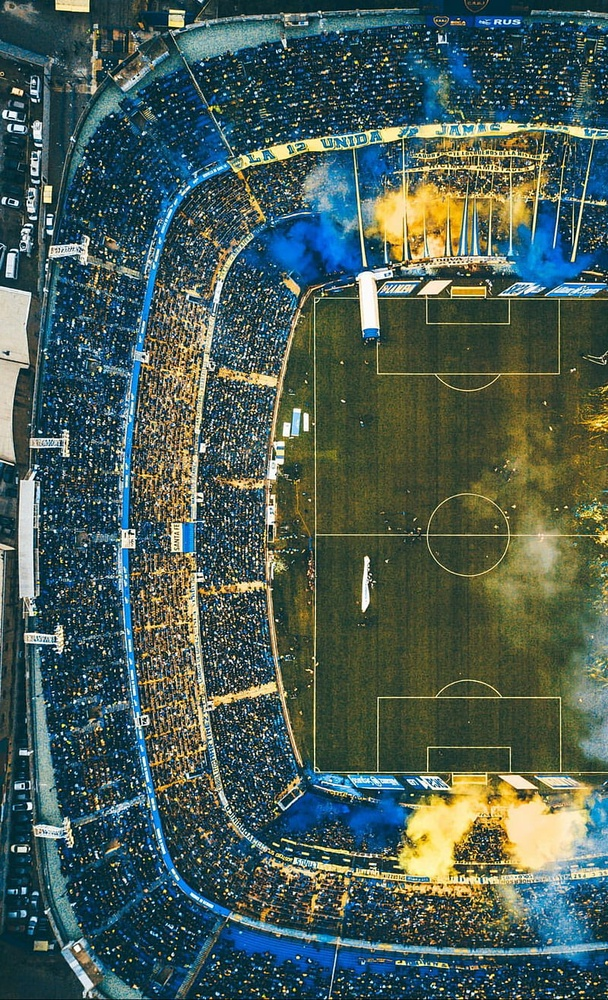
#> input picture resources/image.jpg, 608 x 1000 px, shrunk from 800 x 1316 before the run
$ python chapter4.py
#> lines starting #> are read from the running program, lines starting #| are printed output that depends on the picture; after the words box and inside, x2 and y2 are one past the last pixel; in counts of white or black regions, pixels touching at a corner belong together
# converting an image int b&w
import cv2 as cv


img = cv.imread("resources/image.jpg")
#> img is the input picture: shape (1000, 608, 3); mean B, G, R 86, 92.8, 72.7
gray = cv.cvtColor(img, cv.COLOR_BGR2GRAY)
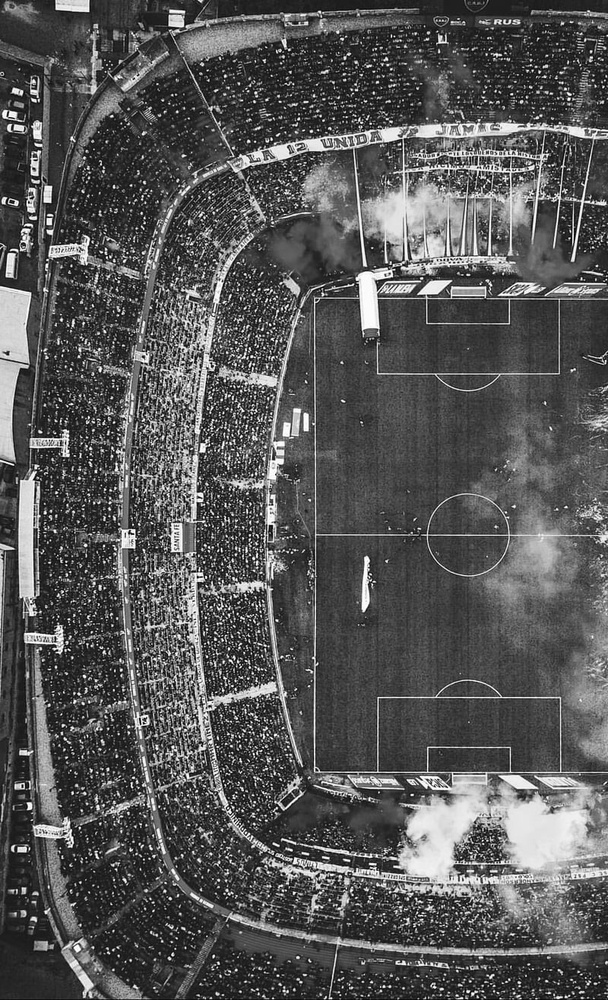
#> gray: shape (1000, 608); min 0, max 255, mean 86

(threash, b_w) = cv.threshold(gray, 127, 155, cv.THRESH_BINARY)
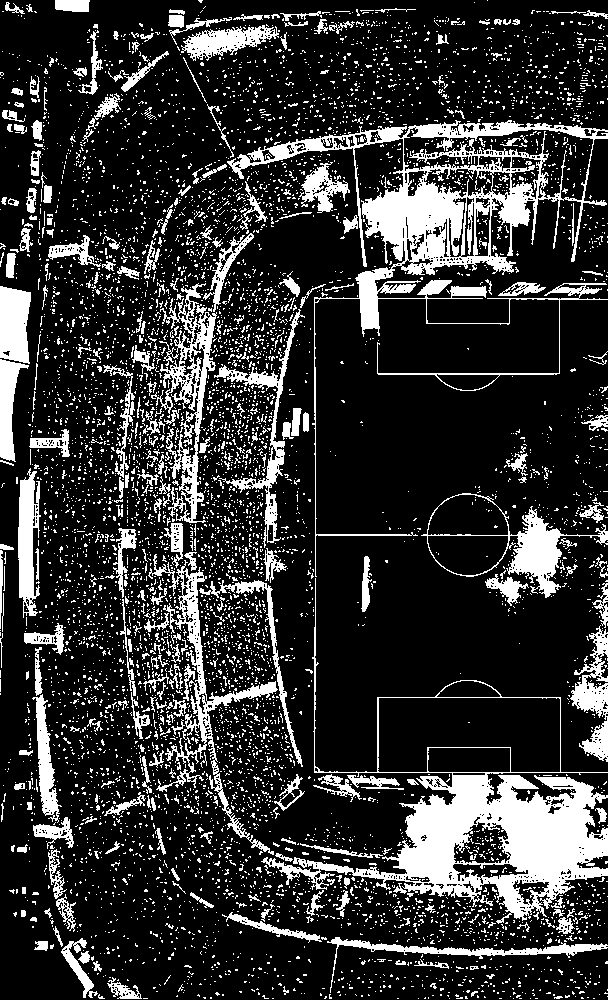
#> b_w: shape (1000, 608); values 0 (black) and 155 (white), 19.9% white; 6996 white regions (6660 under 20 px), largest, box (x1, y1, x2, y2) and area: (261, 578, 608, 924) 20550, (227, 120, 608, 577) 19547, (151, 283, 217, 523) 4374
cv.imshow("B&W Image", b_w)
cv.waitKey(0)
cv.destroyAllWindows()

$ run again, with resources/board.jpg copied over resources/image.jpg
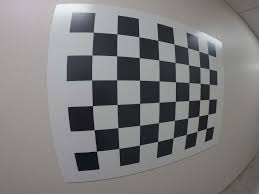
#> input picture resources/board.jpg, 259 x 194 px
#> img is the input picture: shape (194, 259, 3); mean B, G, R 125.2, 124.8, 125.8
#> `(threash, b_w) = cv.threshold(gray, 127, 155, cv.THRESH_BINARY)`:
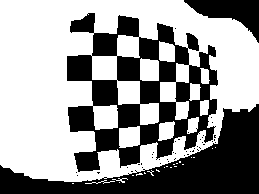
#> b_w: shape (194, 259); values 0 (black) and 155 (white), 59.6% white; 45 black regions (42 under 20 px), largest, box (x1, y1, x2, y2) and area: (67, 13, 218, 172) 10466, (0, 104, 259, 194) 8327, (184, 0, 259, 43) 1443

$ run again, with resources/face.jpg copied over resources/image.jpg
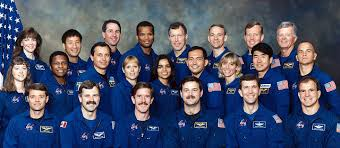
#> input picture resources/face.jpg, 340 x 148 px
#> img is the input picture: shape (148, 340, 3); mean B, G, R 103, 79.9, 72.5
#> `gray = cv.cvtColor(img, cv.COLOR_BGR2GRAY)`:
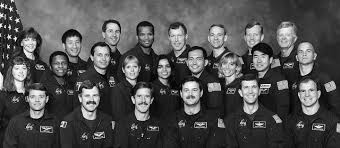
#> gray: shape (148, 340); min 0, max 254, mean 80.3
#> `(threash, b_w) = cv.threshold(gray, 127, 155, cv.THRESH_BINARY)`:
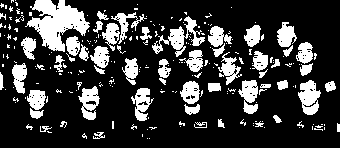
#> b_w: shape (148, 340); values 0 (black) and 155 (white), 22.3% white; 237 white regions (183 under 20 px), largest, box (x1, y1, x2, y2) and area: (25, 0, 90, 52) 1712, (152, 16, 205, 57) 656, (298, 80, 321, 115) 514
